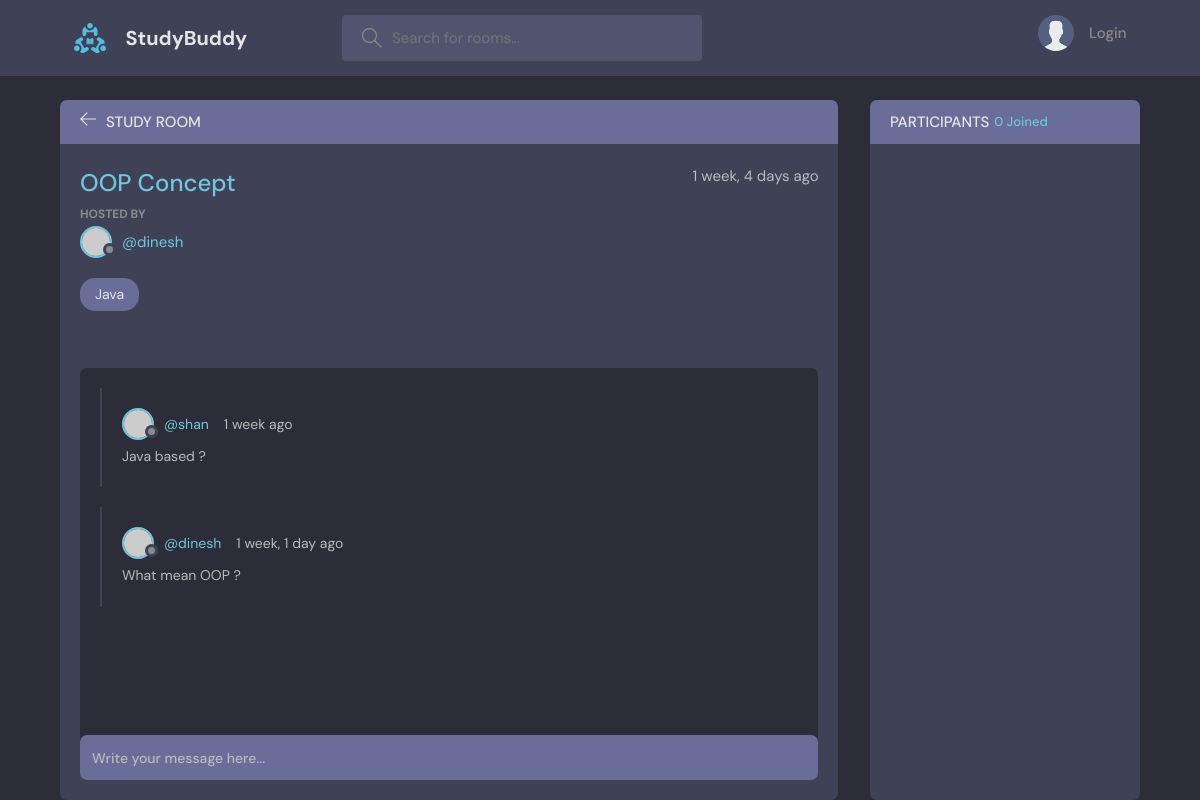
Page /room/15/ on the committed database.
### base/models.py (models this page shows, shortened)
class Room(models.Model):
    host = models.ForeignKey(User, on_delete=models.SET_NULL, null=True)
    topic = models.ForeignKey(Topic, on_delete=models.SET_NULL, null=True)
    name = models.CharField(max_length=200)
    description = models.TextField(null=True, blank=True)
    participants = models.ManyToManyField(User, related_name='participants', blank=True)
    updated = models.DateTimeField(auto_now=True)
    created = models.DateTimeField(auto_now_add=True)
    class Meta:
        ordering = ['-updated','-created']

class Topic(models.Model):
    name = models.CharField(max_length=200)

class Message(models.Model):
    user = models.ForeignKey(User, on_delete=models.CASCADE)
    room = models.ForeignKey(Room, on_delete=models.CASCADE)
    body = models.TextField()
    updated = models.DateTimeField(auto_now=True)
    created = models.DateTimeField(auto_now_add=True)
    class Meta:
        ordering = ['-updated','-created']

### base/views.py (the view, shortened to what this page needs)
# urls.py: path('room/<str:pk>/', views.room, name="room"),
def room(request, pk):
    room = Room.objects.get(id=pk)
    room_messages = room.message_set.all().order_by('-created')
    participants = room.participants.all()
    context = {'room': room, 'room_messages': room_messages, 'participants':participants}
    return render(request, 'base/room.html', context)

### base/templates/base/room.html (shortened to what this page needs)
{% extends 'main.html' %}
{% block content %}
  <body>
    <main class="profile-page layout layout--2">
      <div class="container">
        <div class="room">
          <div class="room__top">
            <div class="room__topLeft">
              <a href="index.{% url 'home' %}">
                <svg version="1.1" xmlns="http://www.w3.org/2000/svg" width="32" height="32" viewBox="0 0 32 32">
                  <title>arrow-left</title>
                  <path
                    d="M13.723 2.286l-13.723 13.714 13.719 13.714 1.616-1.611-10.96-10.96h27.625v-2.286h-27.625l10.965-10.965-1.616-1.607z"
                  ></path>
                </svg>
              </a>
              <h3>Study Room</h3>
            </div>
          </div>
          <div class="room__box scroll">
            <div class="room__header scroll">
              <div class="room__info">
                <h3> {{room.name}} </h3>
                <span> {{room.created|timesince}} ago</span>
              </div>
              <div class="room__hosted">
                <p>Hosted By</p>
                <a href="{% url 'user-profile' room.host.id %}" class="room__author">
                  <div class="avatar avatar--small">
                    <img src="https://randomuser.me/api/portraits/men/37.jpg" />
                  </div>
                  <span>@{{room.host.username}}</span>
                </a>
              </div>
              <span class="room__topics">{{room.topic.name}}</span>
            </div>
            <div class="room__conversation">
              <div class="threads scroll">
                {% for message in room_messages %}
                <div class="thread">
                  <div class="thread__top">
                    <div class="thread__author">
                      <a href="{% url 'user-profile' message.user.id %}" class="thread__authorInfo">
                        <div class="avatar avatar--small">
                          <img src="https://randomuser.me/api/portraits/men/37.jpg" />
                        </div>
                        <span>@{{message.user.username}}</span>
                      </a>
                      <span class="thread__date">{{message.created|timesince}} ago</span>
                    </div>
                  </div>
                  <div class="thread__details">
                    {{message.body}}
                  </div>
                </div>
                {% endfor %}
              </div>
            </div>
          </div>
          <div class="room__message">
            <form action="" method="POST">
              <input name="body" placeholder="Write your message here..." />
            </form>
          </div>
        </div>
        <div class="participants">
          <h3 class="participants__top">Participants <span>{{participants.count}} Joined</span></h3>
          <div class="participants__list scroll">
          </div>
        </div>
      </div>
    </main>
{% endblock %}

### rows in the picture
Room: name "OOP Concept", created "1 week, 4 days", host.username "dinesh", topic.name "Java"
Message: user.username "shan", created "1 week", body "Java based ?"
Message: user.username "dinesh", created "1 week, 1 day", body "What mean OOP ?"

### other values in the picture
{{ participants.count }} "0"
